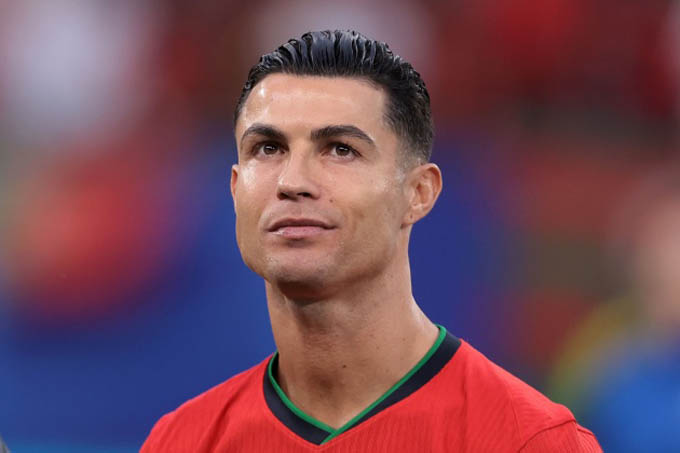
#> input picture img/ronaldo.jpg, 680 x 453 px, found by its file name
$ python hien_bien_va_phan_vung.py
#> lines starting #> are read from the running program, lines starting #| are printed output that depends on the picture; after the words box and inside, x2 and y2 are one past the last pixel; in counts of white or black regions, pixels touching at a corner belong together
import cv2
import numpy as np
import os
from matplotlib import pyplot as plt

#Đặt biến đường dẫn tới ảnh
path = r'N:\B2_CSXLAS\img\ronaldo.jpg'

# 1. Đọc ảnh đầu vào
image = cv2.imread(path, cv2.IMREAD_GRAYSCALE)
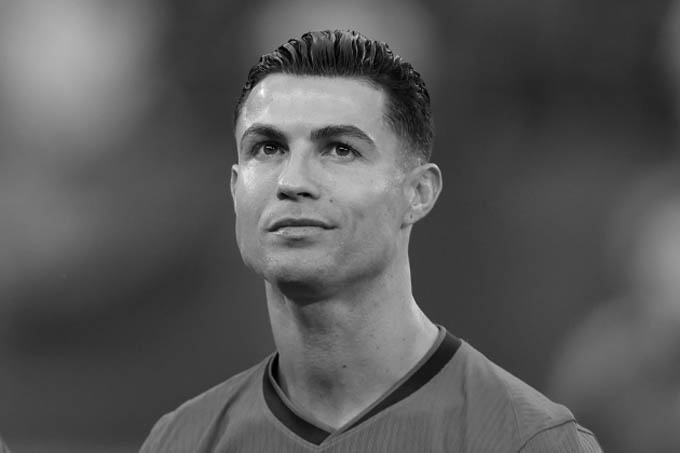
#> image: shape (453, 680); min 0, max 255, mean 88

# 2. Phát hiện biên bằng Canny
edges = cv2.Canny(image, 100, 200)
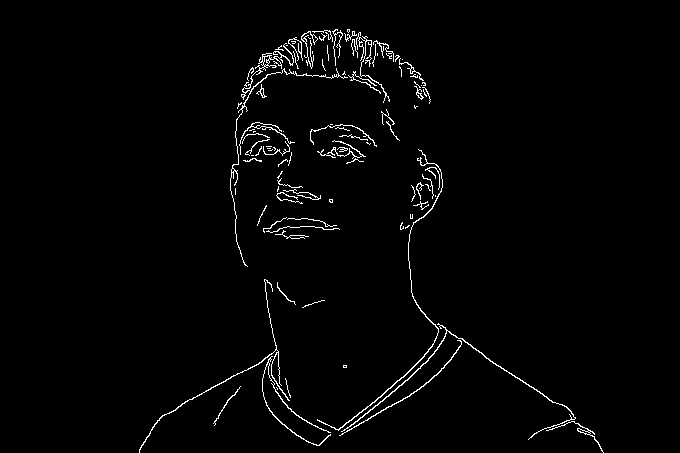
#> edges: shape (453, 680); 1.8% white in thin lines or dots, all inside (x1, y1, x2, y2) = (139, 29, 604, 453)

# 3. Phân vùng ảnh bằng Thresholding (Otsu)
# Tính ngưỡng Otsu và phân vùng
_, thresholded = cv2.threshold(image, 0, 255, cv2.THRESH_BINARY + cv2.THRESH_OTSU)
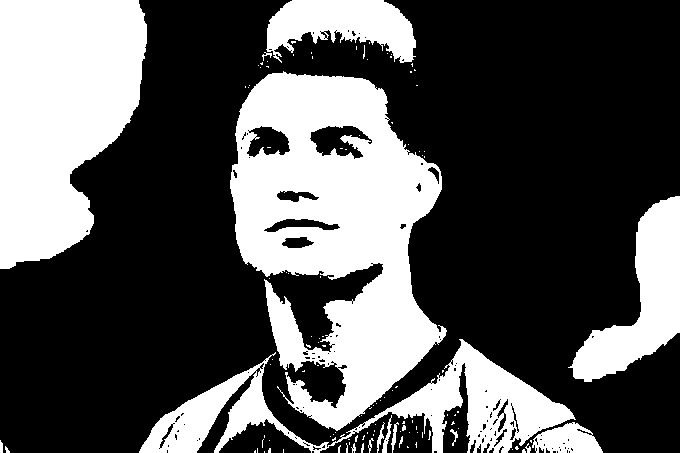
#> thresholded: shape (453, 680); 34.2% white; 116 white regions (98 under 20 px), largest, box (x1, y1, x2, y2) and area: (230, 71, 447, 431) 44128, (0, 0, 147, 269) 29688, (139, 339, 576, 453) 14631

# 4. Hiển thị kết quả
plt.figure(figsize=(12, 6))

# Ảnh gốc
plt.subplot(1, 3, 1)
plt.title("Ảnh gốc")
plt.imshow(image, cmap='gray')
plt.axis('off')

# Ảnh sau phát hiện biên
plt.subplot(1, 3, 2)
plt.title("Phát hiện biên (Canny)")
plt.imshow(edges, cmap='gray')
plt.axis('off')

# Ảnh sau phân vùng
plt.subplot(1, 3, 3)
plt.title("Phân vùng (Otsu)")
plt.imshow(thresholded, cmap='gray')
plt.axis('off')

plt.tight_layout()
plt.show()
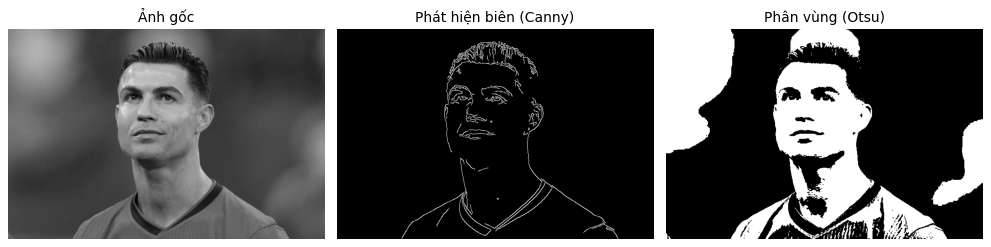
#> figure drawn by matplotlib, 3 panels

# 5. Lưu ảnh vào thư mục "output_images"
output_dir = "output_images"
if not os.path.exists(output_dir):
    os.makedirs(output_dir)

cv2.imwrite(os.path.join(output_dir, 'original_image.jpg'), image)
cv2.imwrite(os.path.join(output_dir, 'edges_canny.jpg'), edges)
cv2.imwrite(os.path.join(output_dir, 'segmentation_otsu.jpg'), thresholded)

print(f"Đã lưu kết quả vào thư mục: {output_dir}")
